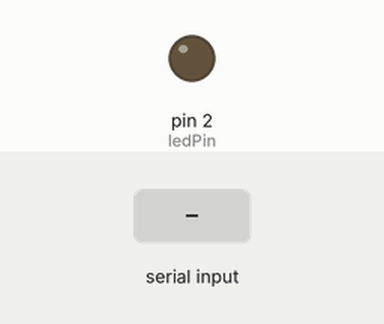
The sketch below on a simulated Arduino Uno, built with avr-gcc and run on an emulated ATmega328P. Shown: output pins drawn as LEDs (lit = HIGH). The inputs (shaded band) are chosen by the test bench.

Above: at 1.2 s.
1.3 s: "1\n" received over Serial
At 1.9 s:
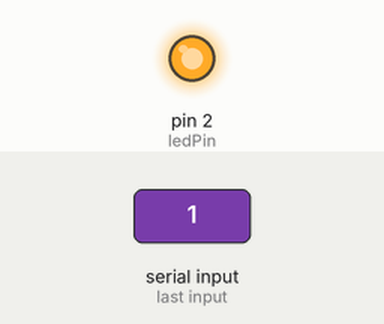
Timing chart, 0 to 4.3 s (numbered marks = the images above; inputs shaded):
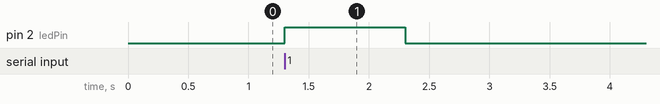

The sketch:

RealSenseToEdisonArduino.ino
```cpp
const int ledPin = 2;     // the number of the pushbutton pin
void setup() {
  // initialize the LED pin as an output:
  pinMode(ledPin, OUTPUT);
  Serial.begin(9600);
}

void loop() {
  if (Serial.available()>0)
  /* read the most recent byte */
  {
    int tmp = Serial.parseInt();
    if(tmp == 0)
    {
      // turn LED off:
      digitalWrite(ledPin, LOW);
    }
    else if (tmp == 1)
    {
        // turn LED on:
        digitalWrite(ledPin, HIGH);
    }
  }
}
```

Measured:
- after the input at 1.3 s, pin 2 (ledPin): LOW → HIGH at once, → LOW 1.0 s later
